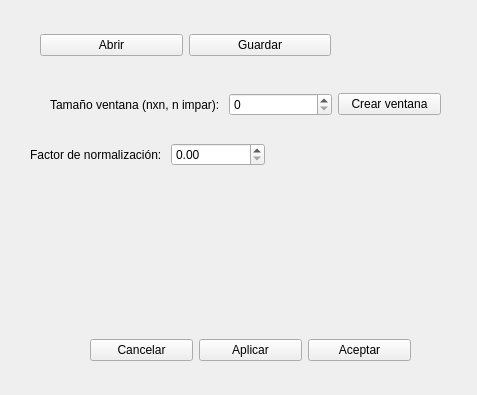
<?xml version="1.0" encoding="UTF-8"?>
<ui version="4.0">
 <class>FDef</class>
 <widget class="QWidget" name="FDef">
  <property name="geometry">
   <rect>
    <x>0</x>
    <y>0</y>
    <width>477</width>
    <height>395</height>
   </rect>
  </property>
  <property name="windowTitle">
   <string>Form</string>
  </property>
  <widget class="QWidget" name="layoutWidget">
   <property name="geometry">
    <rect>
     <x>50</x>
     <y>90</y>
     <width>391</width>
     <height>29</height>
    </rect>
   </property>
   <layout class="QHBoxLayout" name="horizontalLayout_2">
    <item>
     <widget class="QLabel" name="label">
      <property name="text">
       <string>Tamaño ventana (nxn, n impar): </string>
      </property>
     </widget>
    </item>
    <item>
     <widget class="QSpinBox" name="spinBoxTam"/>
    </item>
    <item>
     <widget class="QPushButton" name="ButtonCrearVentana">
      <property name="text">
       <string>Crear ventana</string>
      </property>
     </widget>
    </item>
   </layout>
  </widget>
  <widget class="QWidget" name="layoutWidget">
   <property name="geometry">
    <rect>
     <x>90</x>
     <y>330</y>
     <width>321</width>
     <height>41</height>
    </rect>
   </property>
   <layout class="QHBoxLayout" name="horizontalLayout">
    <item>
     <widget class="QPushButton" name="ButtonCancelar">
      <property name="text">
       <string>Cancelar</string>
      </property>
     </widget>
    </item>
    <item>
     <widget class="QPushButton" name="ButtonAplicar">
      <property name="text">
       <string>Aplicar</string>
      </property>
     </widget>
    </item>
    <item>
     <widget class="QPushButton" name="ButtonAceptar">
      <property name="text">
       <string>Aceptar</string>
      </property>
     </widget>
    </item>
   </layout>
  </widget>
  <widget class="QWidget" name="layoutWidget">
   <property name="geometry">
    <rect>
     <x>40</x>
     <y>30</y>
     <width>291</width>
     <height>31</height>
    </rect>
   </property>
   <layout class="QHBoxLayout" name="horizontalLayout_3">
    <item>
     <widget class="QPushButton" name="ButtonAbrir">
      <property name="text">
       <string>Abrir</string>
      </property>
     </widget>
    </item>
    <item>
     <widget class="QPushButton" name="ButtonGuardar">
      <property name="text">
       <string>Guardar</string>
      </property>
     </widget>
    </item>
   </layout>
  </widget>
  <widget class="QWidget" name="">
   <property name="geometry">
    <rect>
     <x>30</x>
     <y>140</y>
     <width>235</width>
     <height>29</height>
    </rect>
   </property>
   <layout class="QHBoxLayout" name="horizontalLayout_4">
    <item>
     <widget class="QLabel" name="label_2">
      <property name="text">
       <string>Factor de normalización: </string>
      </property>
     </widget>
    </item>
    <item>
     <widget class="QDoubleSpinBox" name="doubleSpinBox"/>
    </item>
   </layout>
  </widget>
 </widget>
 <resources/>
 <connections/>
</ui>
